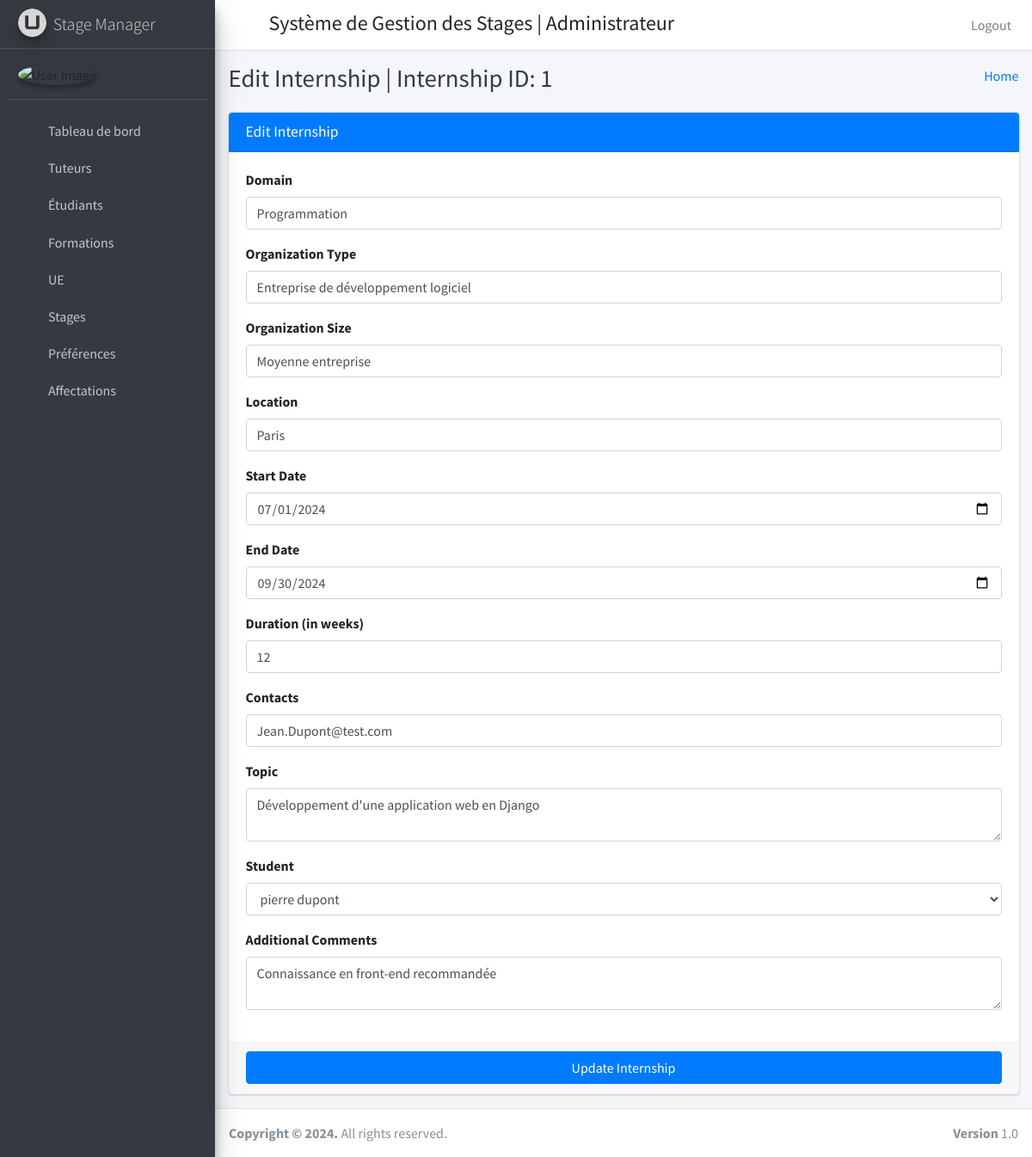
Screenshot of /edit_internship/1/ with the database file from the repository.
### stage_management_app/models.py (models this page shows, shortened)
class Internship(models.Model):
    id=models.AutoField(primary_key=True)
    domain = models.CharField(max_length=255)
    organization_type = models.CharField(max_length=255)
    organization_size = models.CharField(max_length=255)
    location = models.CharField(max_length=255)
    start_date = models.DateField()
    end_date = models.DateField()
    duration = models.IntegerField()
    contacts = models.CharField(max_length=255)
    topic = models.TextField()
    student_id = models.ForeignKey(Students, on_delete=models.DO_NOTHING)
    additional_comments = models.TextField()
    created_at=models.DateTimeField(auto_now_add=True)
    updated_at=models.DateTimeField(auto_now_add=True)
    objects=models.Manager()

### stage_management_app/HodViews.py (the view)
# urls.py: path('edit_internship/<int:internship_id>/', HodViews.edit_internship, name='edit_internship'),
def edit_internship(request, internship_id):
    internship = Internship.objects.get(id=internship_id)
    students = Students.objects.all()
    return render(request, "hod_template/edit_internship_template.html", {"internship": internship, "students": students})

### stage_management_app/templates/hod_template/edit_internship_template.html (shortened to what this page needs)
{% extends 'hod_template/base_template.html' %}
{% block page_title %}
Edit Internship | Internship ID: {{ internship.id }}
{% endblock page_title %}
{% block main_content %}
<section class="content">
  <div class="container-fluid">
      <div class="row">
          <div class="col-md-12">
        <div class="card card-primary">
          <div class="card-header">
            <h3 class="card-title">Edit Internship</h3>
          </div>
          <form role="form" action="{% url 'edit_internship_save' %}" method="post">
            <div class="card-body">
              <div class="form-group">
                <label>Domain</label>
                <input type="text" class="form-control" name="domain" value="{{ internship.domain }}">
              </div>
              <div class="form-group">
                <label>Organization Type</label>
                <input type="text" class="form-control" name="organization_type" value="{{ internship.organization_type }}">
              </div>
              <div class="form-group">
                <label>Organization Size</label>
                <input type="text" class="form-control" name="organization_size" value="{{ internship.organization_size }}">
              </div>
              <div class="form-group">
                <label>Location</label>
                <input type="text" class="form-control" name="location" value="{{ internship.location }}">
              </div>
              <div class="form-group">
                <label>Start Date</label>
                <input type="date" class="form-control" name="start_date" value="{{ internship.start_date|date:'Y-m-d' }}">
              </div>
              <div class="form-group">
                <label>End Date</label>
                <input type="date" class="form-control" name="end_date" value="{{ internship.end_date|date:'Y-m-d' }}">
              </div>
              <div class="form-group">
                <label>Duration (in weeks)</label>
                <input type="number" class="form-control" name="duration" value="{{ internship.duration }}">
              </div>
              <div class="form-group">
                <label>Contacts</label>
                <input type="text" class="form-control" name="contacts" value="{{ internship.contacts }}">
              </div>
              <div class="form-group">
                <label>Topic</label>
                <textarea class="form-control" name="topic">{{ internship.topic }}</textarea>
              </div>
              <div class="form-group">
                <label>Student</label>
                <select class="form-control" name="student">
                    {% for student in students %}
                      <option value="{{ student.admin.id }}" {% if student.admin.id == internship.student_id_id %}selected{% endif %}>
                        {{ student.admin.first_name }} {{ student.admin.last_name }}
                      </option>
                    {% endfor %}
                </select>
              </div>
              <div class="form-group">
                <label>Additional Comments</label>
                <textarea class="form-control" name="additional_comments">{{ internship.additional_comments }}</textarea>
              </div>
            </div>
            <div class="card-footer">
              <button type="submit" class="btn btn-primary btn-block">Update Internship</button>
            </div>
          </form>
        </div>
      </div>
      </div>
  </div>
</section>
{% endblock main_content %}

### rows the page displays
Internship: id "1", domain "Programmation", organization_type "Entreprise de développement logiciel", organization_size "Moyenne entreprise", location "Paris", start_date "07/01/2024", end_date "09/30/2024", duration "12", contacts "Jean.Dupont@test.com", topic "Développement d'une application web en Django", additional_comments "Connaissance en front-end recommandée"

### other values shown
form field student "pierre dupont"
